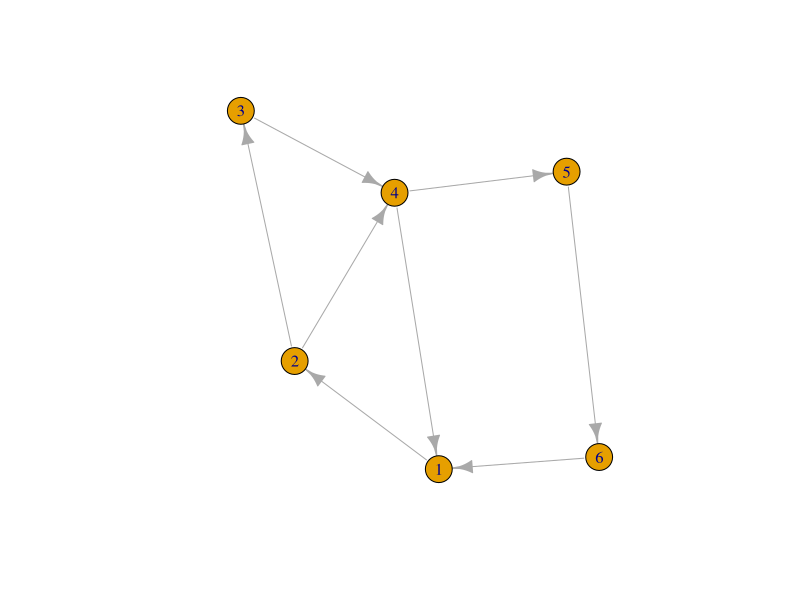

The R source for this figure:
install.packages('igraph')
library(igraph)
# nối theo từng cặp một  (1,2), (2,3)....
a = make_graph(c(1, 2, 2, 3, 3, 4, 5, 6, 4,1, 2,4, 4,5, 6,1), directed = TRUE)
plot(a)
